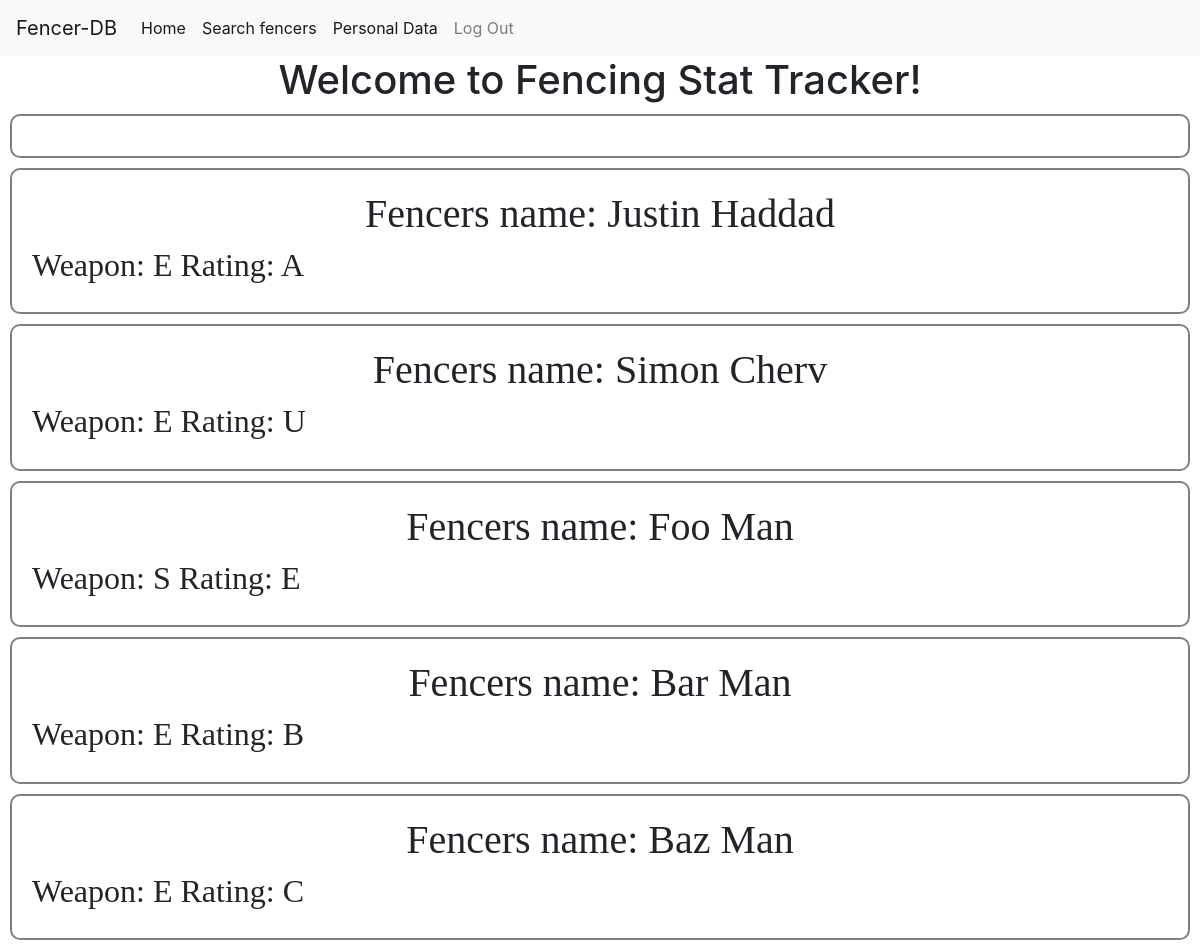
Screenshot of /fencers with the database file from the repository.
### UI/models.py (models this page shows)
class Fencer(models.Model):
    first_name = models.CharField(max_length=30)
    last_name = models.CharField(max_length=30)
    WEAPONS = (
        ('E', 'Epee'),
        ('S', 'Sabre'),
        ('F', 'Foil')
    )
    weapon = models.CharField(max_length=1, choices=WEAPONS)
    rating = models.CharField(max_length=1, blank=True)

### UI/views.py (the view)
# urls.py: path("fencers", views.fencers, name="fencers"),
def fencers(request):
    try:
        fencers = Fencer.objects.all()
    except Fencer.DoesNotExist:
        return JsonResponse({"error": "Fencer not found."}, status=404)
    if request.method == "GET":
        return render(request, "UI/fencer.html", {
            'fencers': fencers
        })
    else:
        return JsonResponse({
            "error": "GET request required."
        }, status=400)

### FST_UI/UI/templates/UI/fencer.html
{% extends "UI/dashboard.html" %}
{% load static %}
{% block body %}
<ul class="fencer"></ul>
    {% for fencer in fencers %}
    <div class="fencer">
        <h1> Fencers name: {{ fencer.first_name }} {{ fencer.last_name }} </h1>
        <h2> Weapon: {{ fencer.weapon }} Rating: {{fencer.rating }} </h2>
    </div>
    {% endfor %}
{% endblock %}

### UI/static/UI/styles.css (style rules this page uses)
.fencer { background-color: white; animation-name: color; border-radius: 10px; margin: 10px; border: 2px solid #73AD21; padding: 20px; border-color: grey; font-family: 'Times New Roman'; }
h1 { text-align: center; }

### rows the page displays
Fencer: first_name "Justin", last_name "Haddad", weapon "E", rating "A"
Fencer: first_name "Simon", last_name "Cherv", weapon "E", rating "U"
Fencer: first_name "Foo", last_name "Man", weapon "S", rating "E"
Fencer: first_name "Bar", last_name "Man", weapon "E", rating "B"
Fencer: first_name "Baz", last_name "Man", weapon "E", rating "C"
